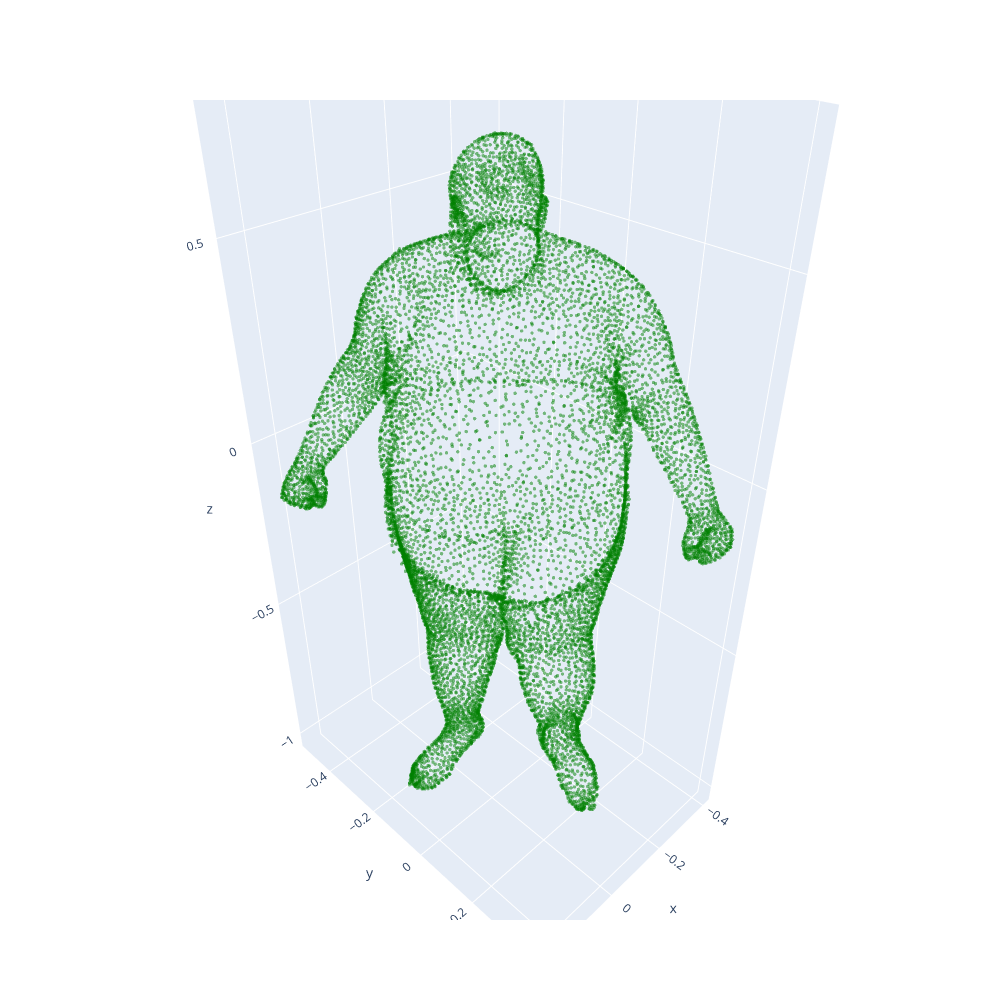
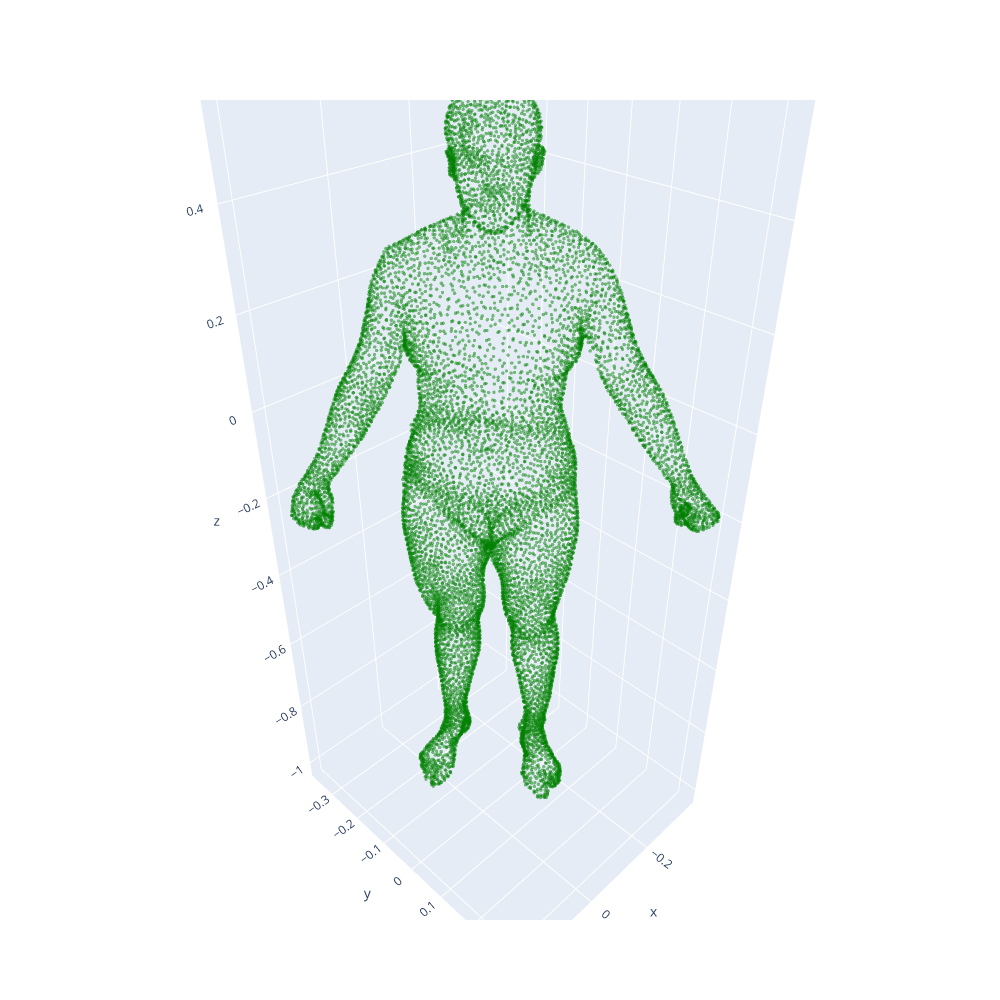

Notebook code cell kept with these figures, in order:
### Markdown cell above
- On affiche les scans 3D des plus distants

### Code cell
plot_scan_3D_interactive(max_key[0])
plot_scan_3D_interactive(max_key[1])

### Figure 1 — Plotly figure (JSON) as saved in the notebook; plotly's stock layout.template omitted (floating-point values rounded to 4 significant figures; data arrays with more than 128 entries replaced by an {"elided": "..."} marker saying what was removed)
{"data": [{"marker": {"color": "green", "opacity": 0.5, "size": 2}, "mode": "markers", "type": "scatter3d", "x": {"elided": "12500 float values"}, "y": {"elided": "12500 float values"}, "z": {"elided": "12500 float values"}}], "layout": {"height": 1000, "title": {}, "width": 1000}}

### Figure 2 — Plotly figure (JSON) as saved in the notebook; plotly's stock layout.template omitted (floating-point values rounded to 4 significant figures; data arrays with more than 128 entries replaced by an {"elided": "..."} marker saying what was removed)
{"data": [{"marker": {"color": "green", "opacity": 0.5, "size": 2}, "mode": "markers", "type": "scatter3d", "x": {"elided": "12500 float values"}, "y": {"elided": "12500 float values"}, "z": {"elided": "12500 float values"}}], "layout": {"height": 1000, "title": {}, "width": 1000}}
